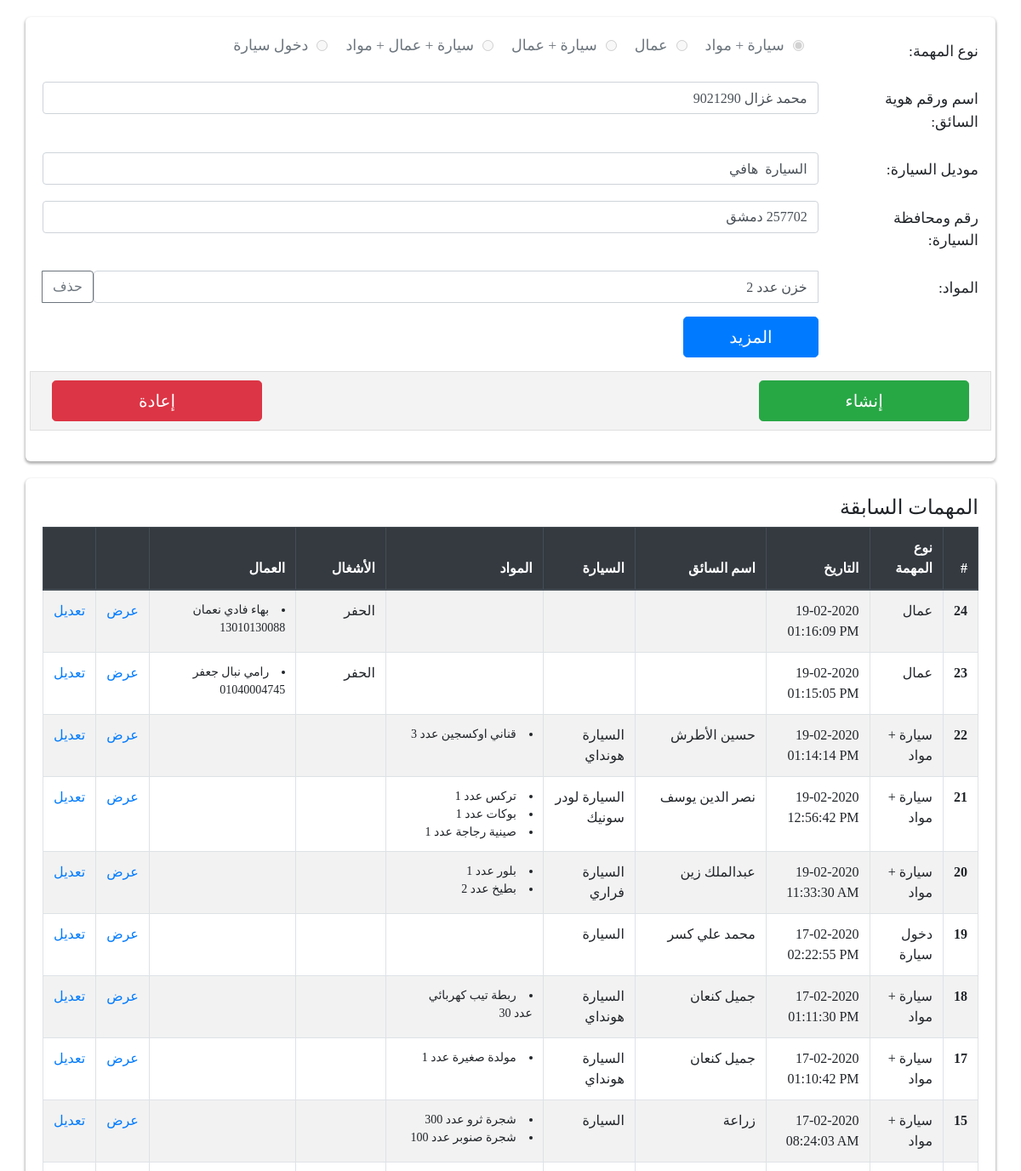
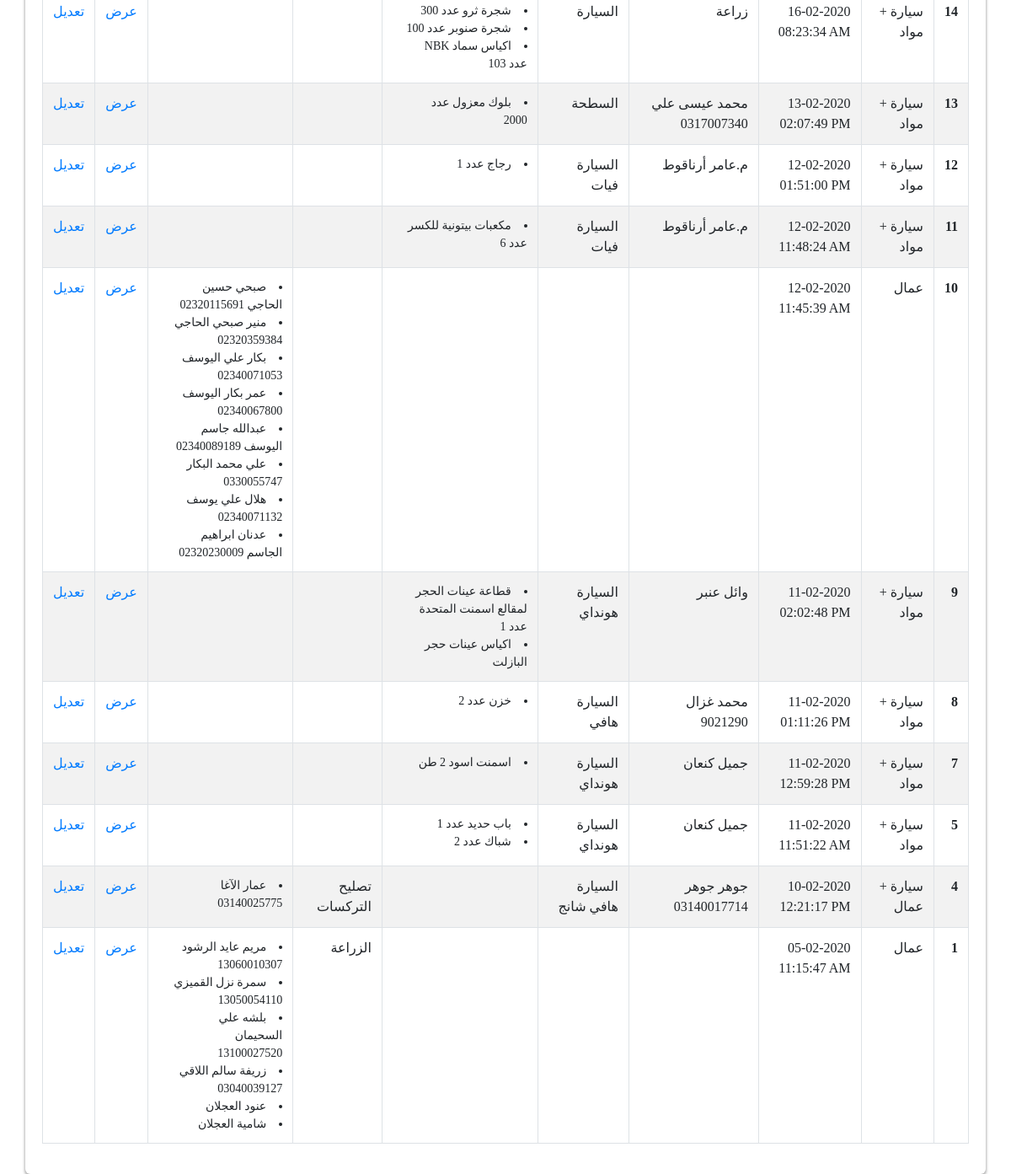
Page /?id=8 on the committed database (2 pictures, top to bottom).
### tables this page shows
CREATE TABLE IF NOT EXISTS `missions` (
  `ID` int(11) NOT NULL AUTO_INCREMENT,
  `Date` text NOT NULL,
  `Vehicle` text NOT NULL,
  `VehicleNum` text NOT NULL,
  `Driver` text NOT NULL,
  `Items` text NOT NULL,
  `Workers` text NOT NULL,
  `WorkersWork` text,
  `Type` int(2) NOT NULL,
  `Custom` int(2) NOT NULL,
  `CustomData` mediumtext NOT NULL,
  PRIMARY KEY (`ID`)
);

### index.php (the view, shortened to what the rows shown need)
<?php
require("header.php");
if(isset($_GET['id'])) {
    $id = $_GET['id'];
    $sql1="SELECT * FROM missions WHERE id =".$id;
    mysqli_query($connection,"set names utf8");
    $result=mysqli_query($connection,$sql1);
    $edit=mysqli_fetch_assoc($result);
}
?>
<body class="inputBody">
    <section class="container formContainer">
        <form action="add.php" method="post">
            <div class="form-group row" id="driverNameForm">
                <div class="col-sm-10">
                    <?php if(!isset($edit)) {?>
                    <input type="text" required class="form-control" id="driver" name="driver">
                    <?php } else {?>
                    <input type="text" required class="form-control" id="driver" value="<?php echo $edit['Driver']; ?>" name="driver">
                    <?php } ?>
                </div>
            </div>
            <div class="form-group row" id="carNameForm">
                <div class="col-sm-10">
                    <?php if(!isset($edit)) {?>
                    <input type="text" class="form-control" id="carName" name="carName">
                    <?php } else {?>
                    <input type="text" class="form-control" id="carName" value="<?php echo $edit['Vehicle']; ?>" name="carName">
                    <?php } ?>
                </div>
            </div>
            <div class="form-group row" id="carNumForm">
                <div class="col-sm-10">
                    <?php if(!isset($edit)) {?>
                    <input type="text" required class="form-control" id="carNum" name="carNum">
                    <?php } else {?>
                    <input type="text" required class="form-control" id="carNum" value="<?php echo $edit['VehicleNum']; ?>" name="carNum">
                    <?php } ?>
                </div>
            </div>
        </form>
    </section>
    <section class="container formContainer">
    <div class="row">
        <div class="col-12">
            <table class="table table-striped table-bordered table-hover">
                <thead class="thead-dark">
                    <tr>
                        <th scope="col">#</th>
                        <th scope="col">نوع المهمة</th>
                        <th scope="col">التاريخ</th>
                        <th scope="col">اسم السائق</th>
                        <th scope="col">السيارة</th>
                        <th scope="col">المواد</th>
                        <th scope="col">الأشغال</th>
                        <th scope="col">العمال</th>
                        <th scope="col"></th>
                        <th scope="col"></th>
                    </tr>
                </thead>
                <tbody>
                <?php
                    $sql="SELECT * FROM missions ORDER BY `ID` DESC";
                    mysqli_query($connection,"set names utf8");
                    $result=mysqli_query($connection,$sql);
                    while($item=mysqli_fetch_assoc($result)) {
                ?>
                    <tr>
                        <th scope="row"><?php echo $item['ID'] ?></th>
                        <td><?php
                        switch($item['Type']) {
                            case '1':
                                echo "سيارة + مواد";
                                break;
                            case '2':
                                echo "عمال";
                                break;
                            case '3':
                                echo "سيارة + عمال";
                                break;
                            case '5':
                                echo "دخول سيارة";
                                break;
                        }
                        ?></td>
                        <td style="direction: ltr;"><?php echo $item['Date']?></td>
                        <td><?php echo $item['Driver']?></td>
                        <td><?php echo $item['Vehicle']?></td>
                        <td class="smallList"><?php echo $item['Items']?></td>
                        <td><?php echo $item['WorkersWork']?></td>
                        <td class="smallList"><?php echo $item['Workers']?></td>
                        <td><a href="mission.php?id=<?php echo $item['ID'] ?>">عرض</a></td>
                        <td><a href="?id=<?php echo $item['ID'] ?>">تعديل</a></td>
                    </tr>
                    <?php
    }
    ?>
                </tbody>
            </table>
        </div>
    </div>
    </section>
</body>
<?php require("footer.php")?>

### rows in the picture
missions: driver "محمد غزال 9021290", carName "السيارة هافي", carNum "257702 دمشق", ID "8", Type "سيارة + مواد", Date "11-02-2020 01:11:26 PM", Driver "محمد غزال 9021290", Vehicle "السيارة هافي", Items "خزن عدد 2"
missions: ID "24", Type "عمال", Date "19-02-2020 01:16:09 PM", WorkersWork "الحفر", Workers "بهاء فادي نعمان 13010130088"
missions: ID "23", Type "عمال", Date "19-02-2020 01:15:05 PM", WorkersWork "الحفر", Workers "رامي نبال جعفر 01040004745"
missions: ID "22", Type "سيارة + مواد", Date "19-02-2020 01:14:14 PM", Driver "حسين الأطرش", Vehicle "السيارة هونداي", Items "قناني اوكسجين عدد 3"
missions: ID "21", Type "سيارة + مواد", Date "19-02-2020 12:56:42 PM", Driver "نصر الدين يوسف", Vehicle "السيارة لودر سونيك", Items "تركس عدد 1 بوكات عدد 1 صينية رجاجة عدد 1"
missions: ID "20", Type "سيارة + مواد", Date "19-02-2020 11:33:30 AM", Driver "عبدالملك زين", Vehicle "السيارة فراري", Items "بلور عدد 1 بطيخ عدد 2"
missions: ID "19", Type "دخول سيارة", Date "17-02-2020 02:22:55 PM", Driver "محمد علي كسر", Vehicle "السيارة"
missions: ID "18", Type "سيارة + مواد", Date "17-02-2020 01:11:30 PM", Driver "جميل كنعان", Vehicle "السيارة هونداي", Items "ربطة تيب كهربائي عدد 30"
missions: ID "17", Type "سيارة + مواد", Date "17-02-2020 01:10:42 PM", Driver "جميل كنعان", Vehicle "السيارة هونداي", Items "مولدة صغيرة عدد 1"
missions: ID "15", Type "سيارة + مواد", Date "17-02-2020 08:24:03 AM", Driver "زراعة", Vehicle "السيارة", Items "شجرة ثرو عدد 300 شجرة صنوبر عدد 100"
missions: ID "14", Type "سيارة + مواد", Date "16-02-2020 08:23:34 AM", Driver "زراعة", Vehicle "السيارة", Items "شجرة ثرو عدد 300 شجرة صنوبر عدد 100 اكياس سماد NBK عدد 103"
missions: ID "13", Type "سيارة + مواد", Date "13-02-2020 02:07:49 PM", Driver "محمد عيسى علي 0317007340", Vehicle "السطحة", Items "بلوك معزول عدد 2000"
missions: ID "12", Type "سيارة + مواد", Date "12-02-2020 01:51:00 PM", Driver "م.عامر أرناقوط", Vehicle "السيارة فيات", Items "رجاج عدد 1"
missions: ID "11", Type "سيارة + مواد", Date "12-02-2020 11:48:24 AM", Driver "م.عامر أرناقوط", Vehicle "السيارة فيات", Items "مكعبات بيتونية للكسر عدد 6"
missions: ID "10", Type "عمال", Date "12-02-2020 11:45:39 AM", Workers "صبحي حسين الحاجي 02320115691 منير صبحي الحاجي 02320359384 بكار علي اليوسف 02340071053 عمر بكار اليوسف 02340067800 عبدالله جاسم اليوسف 02340089189 علي محمد البكار 0330055747 هلال علي يوسف 02340071132 عدنان ابراهيم الجاسم 02320230009"
missions: ID "9", Type "سيارة + مواد", Date "11-02-2020 02:02:48 PM", Driver "وائل عنبر", Vehicle "السيارة هونداي", Items "قطاعة عينات الحجر لمقالع اسمنت المتحدة عدد 1 اكياس عينات حجر البازلت"
missions: ID "7", Type "سيارة + مواد", Date "11-02-2020 12:59:28 PM", Driver "جميل كنعان", Vehicle "السيارة هونداي", Items "اسمنت اسود 2 طن"
missions: ID "5", Type "سيارة + مواد", Date "11-02-2020 11:51:22 AM", Driver "جميل كنعان", Vehicle "السيارة هونداي", Items "باب حديد عدد 1 شباك عدد 2"
missions: ID "4", Type "سيارة + عمال", Date "10-02-2020 12:21:17 PM", Driver "جوهر جوهر 03140017714", Vehicle "السيارة هافي شانج", WorkersWork "تصليح التركسات", Workers "عمار الآغا 03140025775"
missions: ID "1", Type "عمال", Date "05-02-2020 11:15:47 AM", WorkersWork "الزراعة", Workers "مريم عايد الرشود 13060010307 سمرة نزل القميزي 13050054110 بلشه علي السحيمان 13100027520 زريفة سالم اللاقي 03040039127 عنود العجلان شامية العجلان"
